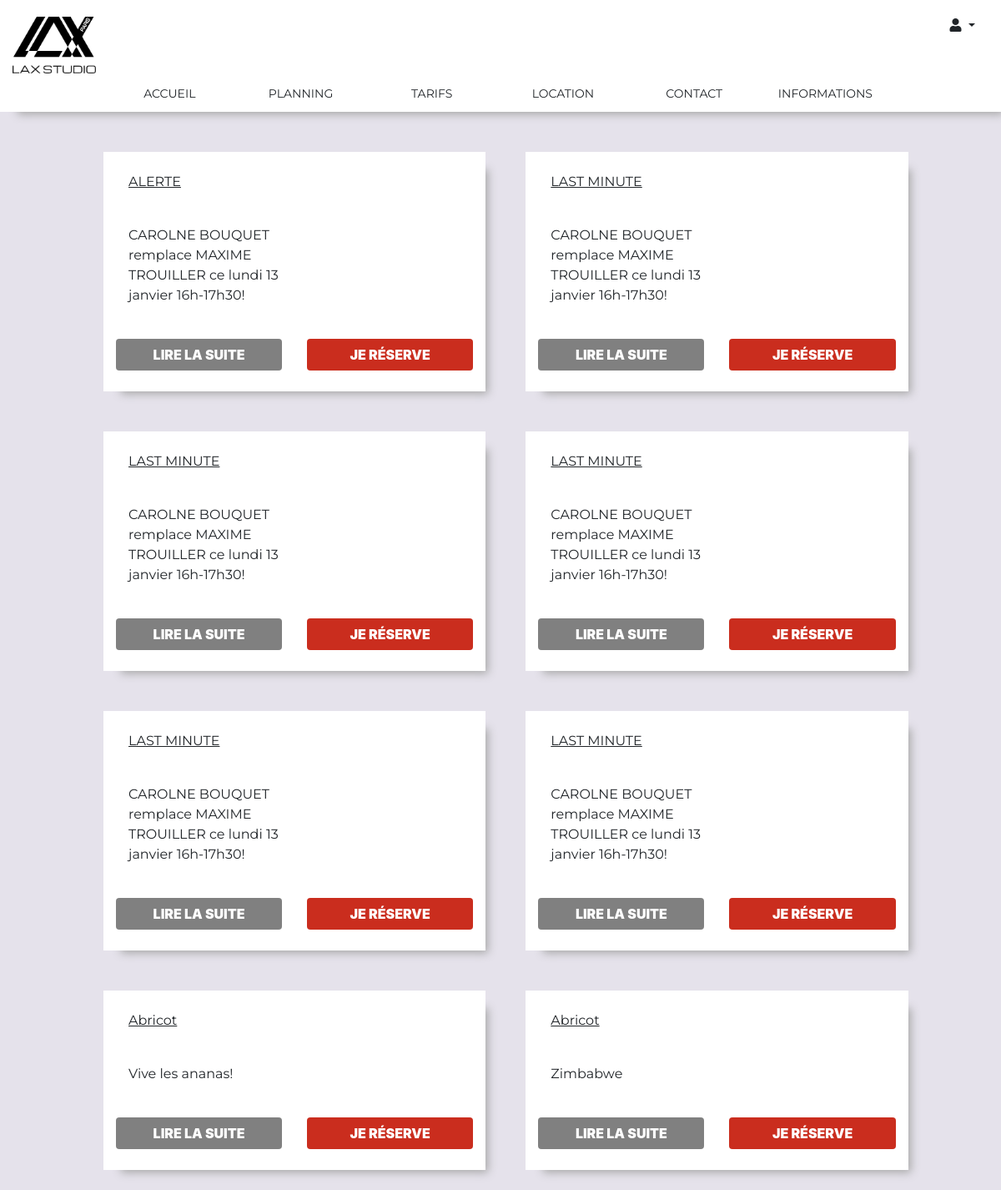
The page / on the database its author committed.
### tables this page shows
CREATE TABLE `Cours` (
  `id_cours` int(8) NOT NULL,
  `alerte` varchar(50) NOT NULL,
  `description_court` varchar(200) NOT NULL,
  `description_longue` varchar(2000) NOT NULL,
  `photo` varchar(50) NOT NULL
);

### index.php (the view, shortened to what this page needs)
<?php
require('include/header.php');
?>
<?php
if(empty($_SESSION['role'])){
  ?>
  <?=template_headerNonConnecté('loginpro')?>
  <section style="height: 100vh;" class="offset-lg-1">
<?php
    $sql = "SELECT * FROM Cours";
    $res=$conn->query($sql);
    $res -> fetch_all(MYSQLI_ASSOC);
?>
<br>
<div class="row" style="margin: auto">
<?php
foreach ($res as $rows):
?>
    <div class="col-lg-5 marge one-edge-shadow" style="background-color: white;">
        <div class="row" style="margin: auto">
            <div class="col-6">
                <br>
                <p><u><?php echo $rows['alerte'] ?> </u></p>
                <br>
                <p><?php echo $rows['description_court'] ?></p>
            </div>
            <div class="col-6">
            </div>
        </div>
        <br>
        <div class="row">
            <div class="col-6">
            <a class="btn btngris" href="description.php?edit=<?php echo $rows['id_cours'] ?>" role="button ">LIRE LA SUITE</a>
            </div>
            <div class="col-6">
                <a class="btn btnrouge" href="# " role="button ">JE RÉSERVE</a>
            </div>
        </div>
    </div>
    <?php
endforeach;
?>
</div>
</section>
</body>
</html>
  <?php
}
  ?>

### include/header.php (shortened to what this page needs)
<?php
function template_headerNonConnecté($title) {
echo <<<EOT
<!DOCTYPE html>
<html lang="en">
<head>
    <link rel="stylesheet" href="include/assets/css/style.min.css">
    <link rel="stylesheet" href="https://cdn.jsdelivr.net/npm/bootstrap@4.5.3/dist/css/bootstrap.min.css">
    <link rel="stylesheet" href="https://cdnjs.cloudflare.com/ajax/libs/font-awesome/5.8.2/css/all.min.css">
</head>
<body style="background-color: #E5E2EB">
    <header class="one-edge-shadow">
        <div class="row nomarge">
            <div class="col-lg-1" style="text-align: center;">
                <img src="include/assets/img/laxStudio.png" id="logo" alt="">
            </div>
            <div class="offset-lg-9 col-lg-2">
                <a class="nav-link dropdown-toggle btnicon btn btn-light bg-white relative" href="#" id="navbarDropdown" role="button" data-toggle="dropdown" aria-haspopup="true" aria-expanded="false"><i class="fas fa-user"></i>
                      </a>
            </div>
        </div>
        <nav class="navbar navbar-expand-lg navbar-light bg-white">
            <div class="collapse navbar-collapse" id="navbarText">
                <div class="row" style="width: 100%;">
                    <div class="offset-lg-1 col-lg-10">
                        <div class="row nomarge">
                            <div class="col-lg-2">
                                <a class="btncat btn btn-light bg-white" href="index.php" role="button">ACCUEIL</a>
                            </div>
                            <div class="col-lg-2 ">
                                <a class="btncat btn btn-light bg-white" href="planning.php" role="button ">PLANNING</a>
                            </div>
                            <div class="col-lg-2 ">
                                <a class="btncat btn btn-light bg-white" href="tarif.php" role="button ">TARIFS</a>
                            </div>
                            <div class="col-lg-2 ">
                                <a class="btncat btn btn-light bg-white" href="location.php" role="button ">LOCATION</a>
                            </div>
                            <div class="col-lg-2 ">
                                <a class="btncat btn btn-light bg-white" href="contact.php" role="button ">CONTACT</a>
                            </div>
                            <div class="col-lg-2 ">
                                <a class="btncat btn btn-light bg-white" href="informations.php" role="button ">INFORMATIONS</a>
                            </div>
                        </div>
                    </div>
                </div>
            </div>
        </nav>
    </header>
EOT;
}
?>

### rows shown on the page
cours: alerte "ALERTE", description_court "CAROLNE BOUQUET remplace MAXIME TROUILLER ce lundi 13 janvier 16h-17h30!"
cours: alerte "LAST MINUTE", description_court "CAROLNE BOUQUET remplace MAXIME TROUILLER ce lundi 13 janvier 16h-17h30!"
cours: alerte "LAST MINUTE", description_court "CAROLNE BOUQUET remplace MAXIME TROUILLER ce lundi 13 janvier 16h-17h30!"
cours: alerte "LAST MINUTE", description_court "CAROLNE BOUQUET remplace MAXIME TROUILLER ce lundi 13 janvier 16h-17h30!"
cours: alerte "LAST MINUTE", description_court "CAROLNE BOUQUET remplace MAXIME TROUILLER ce lundi 13 janvier 16h-17h30!"
cours: alerte "LAST MINUTE", description_court "CAROLNE BOUQUET remplace MAXIME TROUILLER ce lundi 13 janvier 16h-17h30!"
cours: alerte "Abricot", description_court "Vive les ananas!"
cours: alerte "Abricot", description_court "Zimbabwe"
